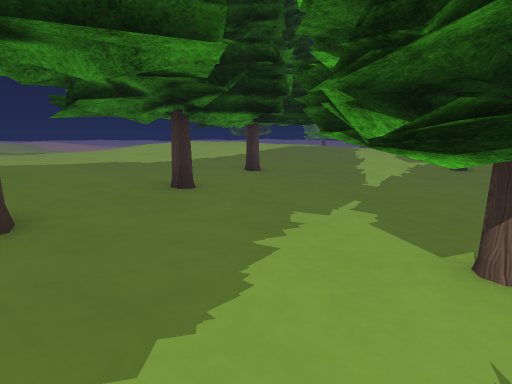
view 1 (above)

24 first-person views from a walk through a 3-D level made in the Unity game engine. The camera is 1.5 m above the floor, tilts 10° down and sees 75° across. The floor is counted in squares, 1 m on a side. Each view is taken from the middle of a square. On the plan, view 1 faces up. The plan holds only what a view shows up to about 15 squares ahead; the rest is blank. The place goes on beyond the plan. The player is left out. Some surface patterns are stand-ins.

view 2
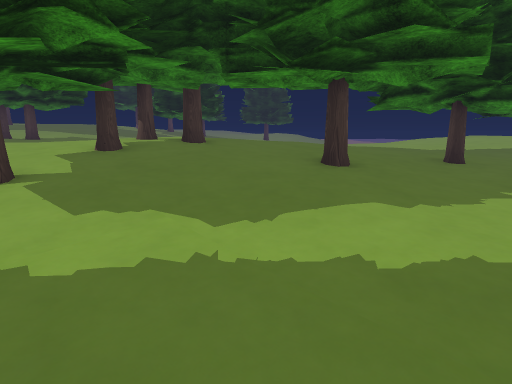

view 3
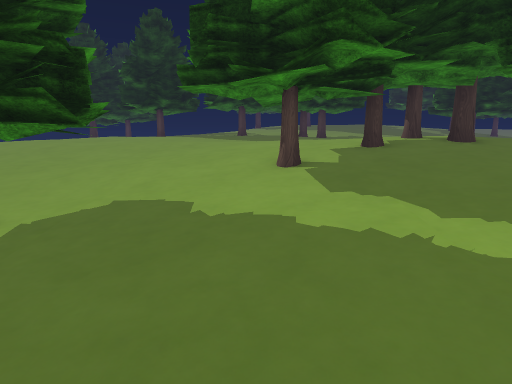

view 4
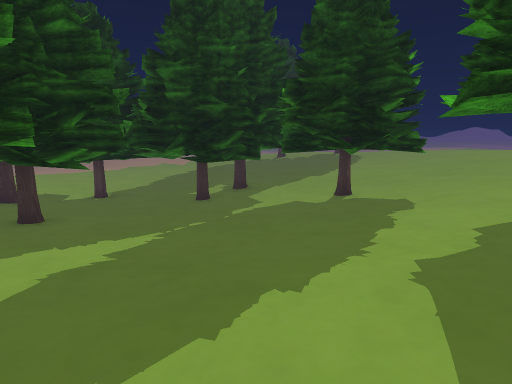

view 5
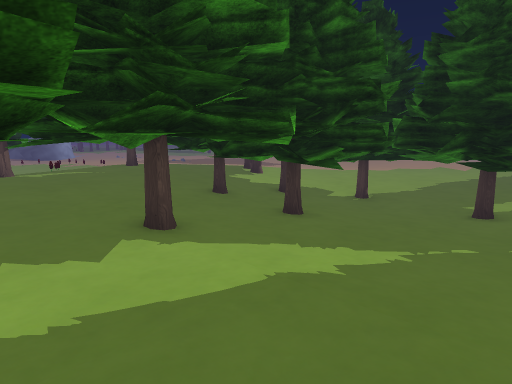

view 6
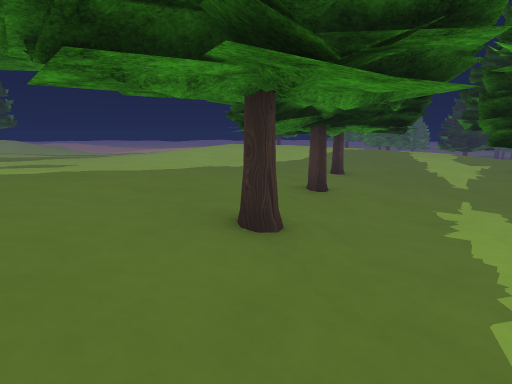

view 7
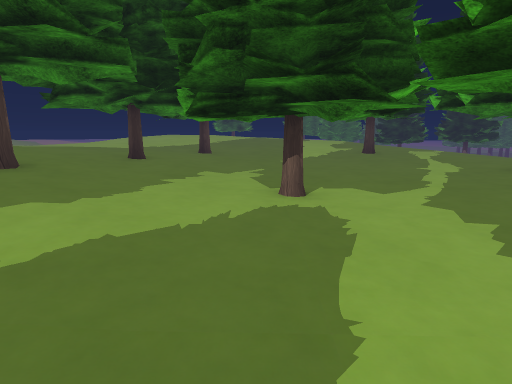

view 8
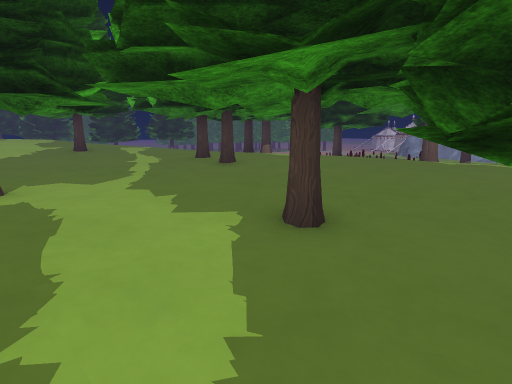

view 9
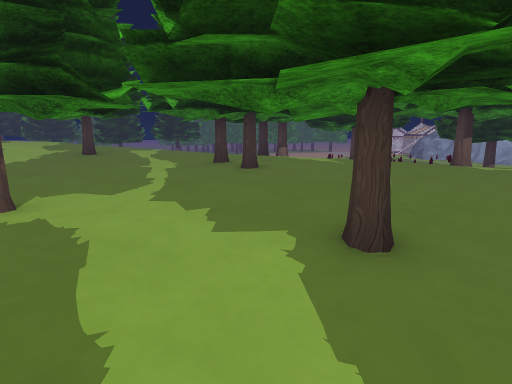

view 10
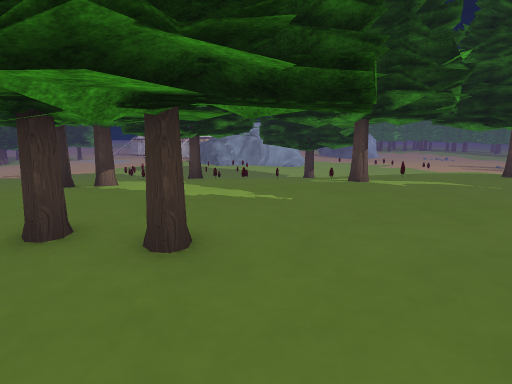

view 11
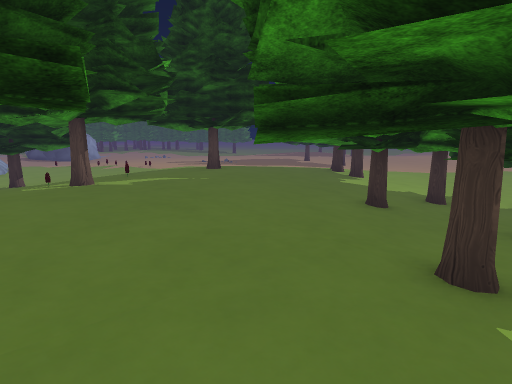

view 12
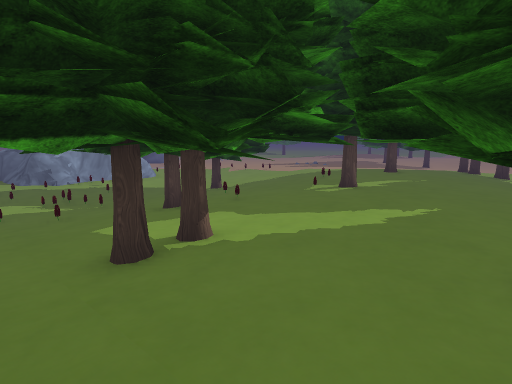

view 13
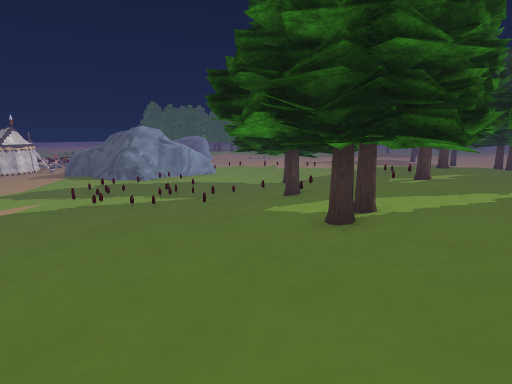

view 14
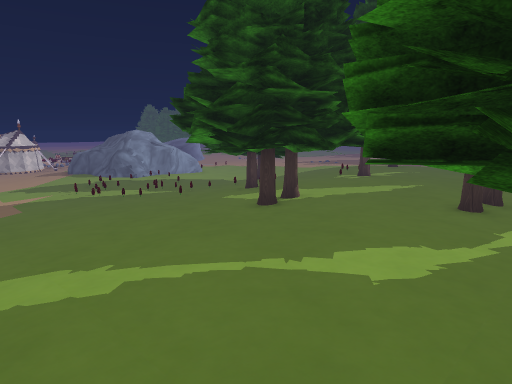

view 15
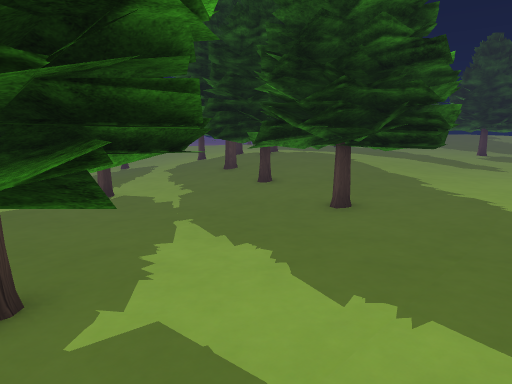

view 16
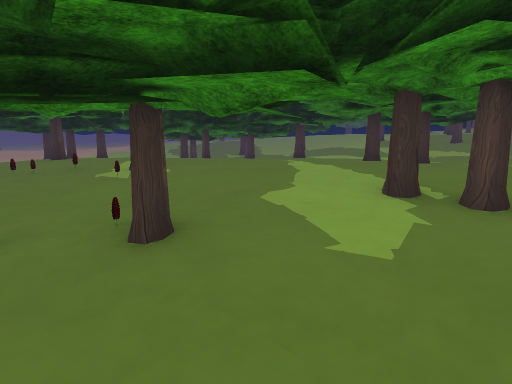

view 17
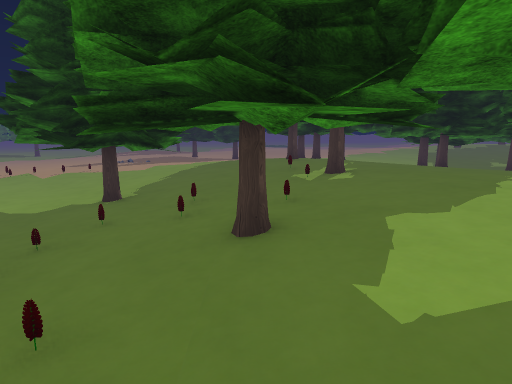

view 18
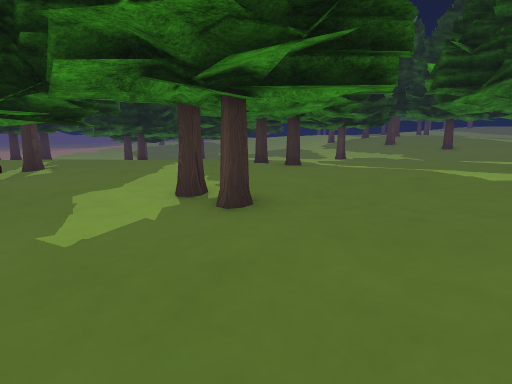

view 19
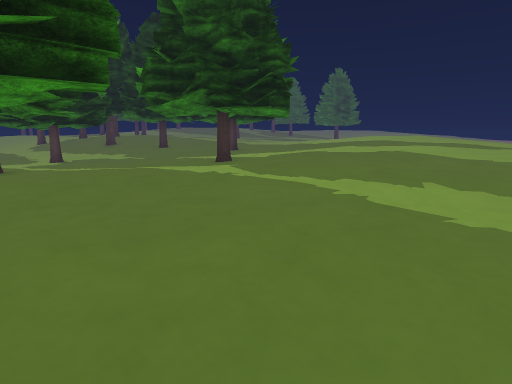

view 20
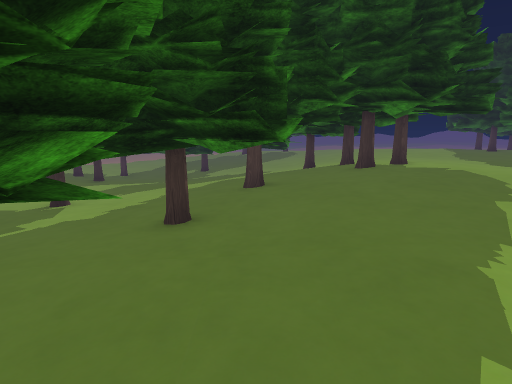

view 21
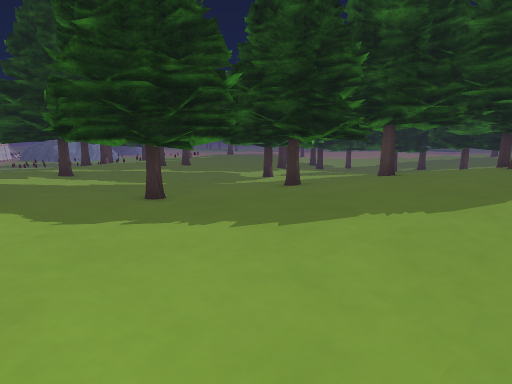

view 22
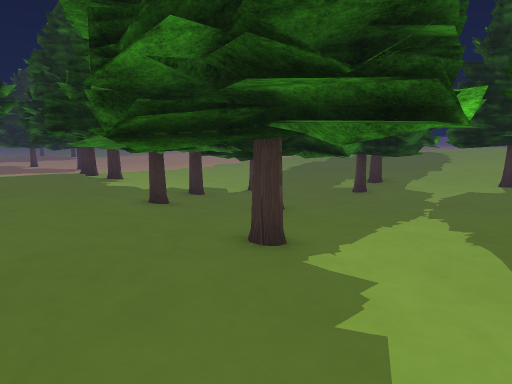

view 23
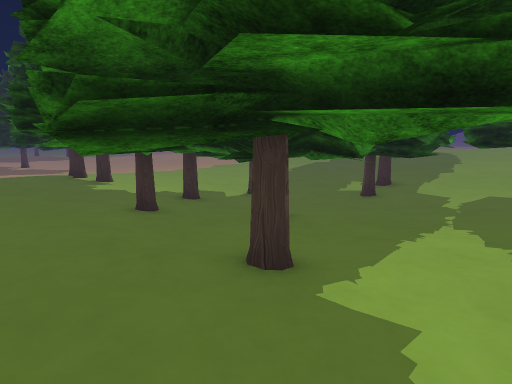

view 24
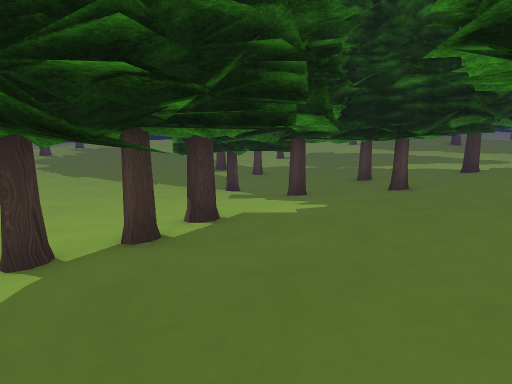

### Floor plan
Key: @ floor where view 1 was taken; . main floor; : floor 0.25 m higher than the main floor; - floor 0.25 m lower than the main floor; + floor 0.5 m higher than the main floor; _ floor 0.5 m lower than the main floor; * floor 0.75 m higher than the main floor; < floor 0.75 m lower than the main floor; % floor 1 m higher than the main floor; / step, stairs or slope; O other object.
Columns run from 8 left of view 1 to 19 right of it. Each row starts with its distance up from view 1.
 15 ++++++***+++**++++::/..
 14 ++++++++++++++++++:::..---__
 13 +++++++OO+++++OO++:::..---__
 12 ++++++OOOO+::OOOO::::...--__
 11 ++++++OOOO:::OOOOO:::...--__
 10 ++++++OOOOO:::OOO:::OO..--__
  9 ****+++OOO::::OO::::OOO.--__
  8 ****+OOOO::....:::::OOO.--_O
  7 ****OOOOO.......:OOOOOOOOO__
  6 *****OOOO......OOOOOOOOOOOOO
  5 %%***O+O:OOOO..OOOO OO.OOO-_
  4 %O*OOO+::OOOOO.OO OO::..OOOO
  3 OO%*OO::.OOOO...O O:::..O-/_
  2 OOOOO+::.OOOO...O.:::O...-O_
  1 OOO*///:...O--.O...:OOOOO--O
  0 OOOO+//.@..--OOOO....:OO.--O
 -1   OOO/...-----OOO......O.---
 -2  OOO:/..-------OO.....O.OO--
 -3 *OOO:..---___OOOOO....O.O.--
 -4 ++O//.---___OOOOOOOO.OOOO.--
 -5 ++//.---_____OOOOOOO..OOOO--
 -6 +://OOO____<<O  OOO-...OO
 -7 +/.OOOOO_OOO<<  OOO--..O.
 -8 :/.O OOOOOOO<OO OO_-OO-.-
 -9 ://.  OOOOOOOOO  OO_OOO-- -
-10 :///--_OOO   OOOOO_OOOOO-
-11 ://.--_OOO <OO O <__ OOOO
-12 ://.--_O  <<< O<<<__  O
-13           <<<<<<<___
-14           <<<<<<<___
-15           <<<<<<<_
-16           _<<<<<<
-17            __<<
-18            ___

Positions as (right, up) in squares from view 1, and headings:
1: (0, 0), facing up
2: (1, -3), facing up-left
3: (2, -3), facing left
4: (0, 3), facing down
5: (0, 2), facing down-right
6: (-3, -1), facing up
7: (2, -3), facing up
8: (2, -4), facing up-right
9: (2, -3), facing up-right
10: (5, 3), facing right
11: (5, 3), facing down-right
12: (9, 10), facing down-right
13: (10, 14), facing down-right
14: (7, 15), facing down-right
15: (7, 15), facing down-left
16: (19, 9), facing down-left
17: (17, 10), facing down
18: (17, 12), facing down-left
19: (17, 12), facing left
20: (-3, 13), facing down
21: (-8, 15), facing down-right
22: (6, 4), facing down
23: (6, 3), facing down
24: (18, -9), facing left
